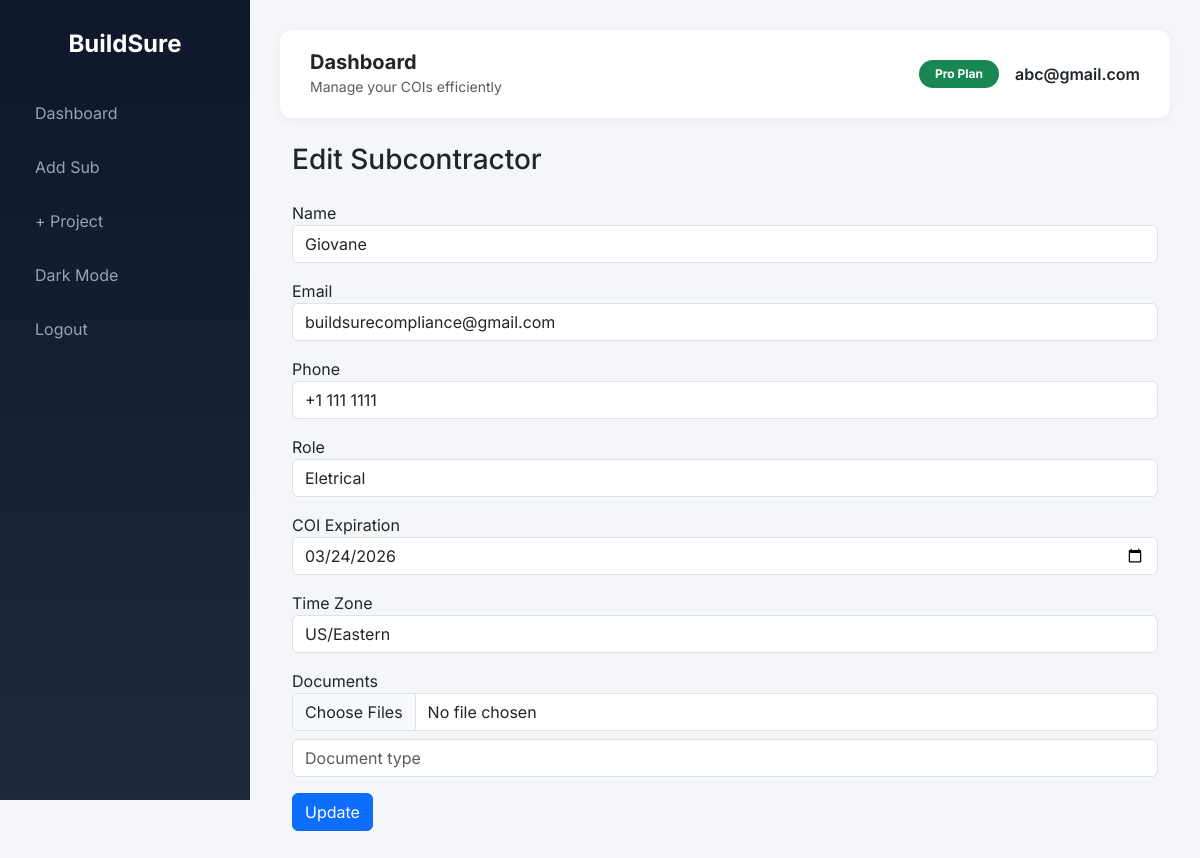
Page /edit_sub/1 (signed in) on the earlier database version.
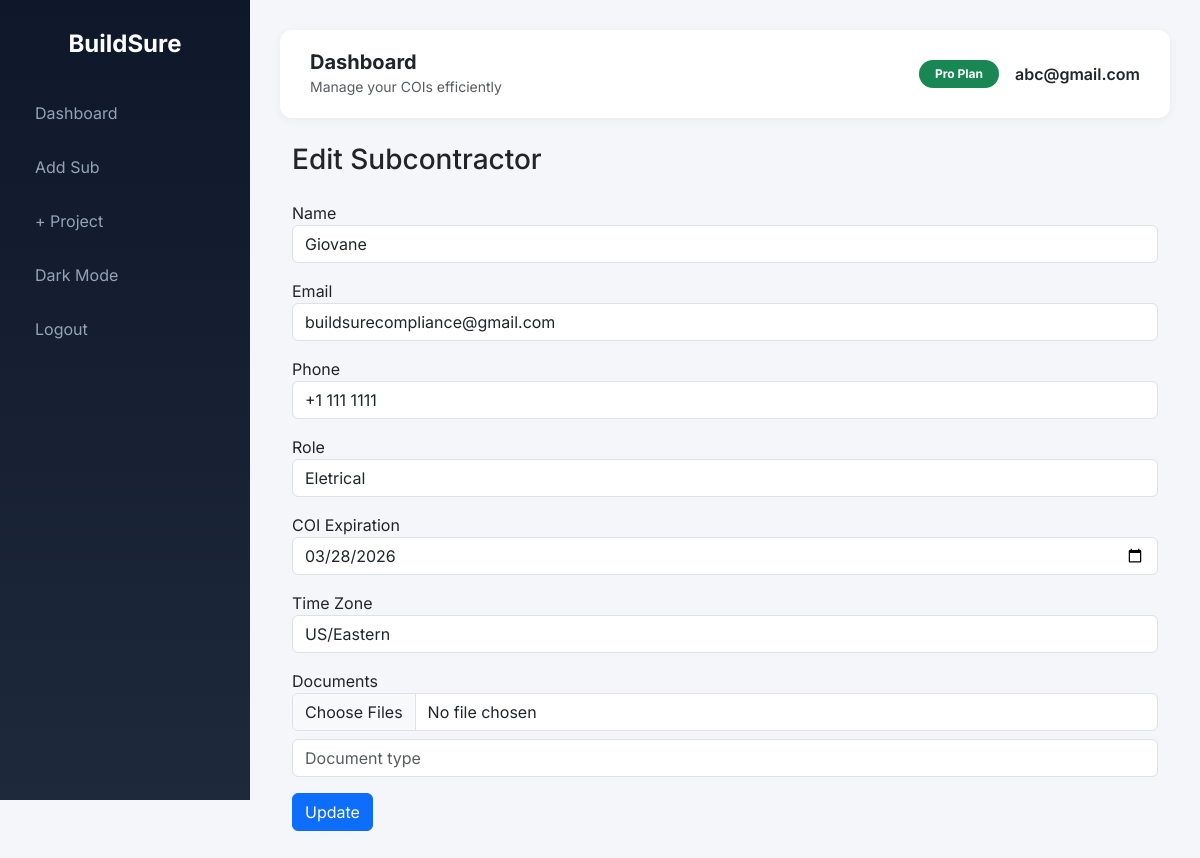
Same page on the later database version.
### main.py (models this page shows, shortened)
class Subcontractor(db.Model):
    __tablename__ = "subcontractor"
    id = db.Column(db.Integer, primary_key=True)
    user_id = db.Column(
        db.Integer,
        db.ForeignKey("user.id"),
        nullable=False,
        index=True
    )
    name = db.Column(
        db.String(150),
        nullable=False
    )
    email = db.Column(
        db.String(150),
        index=True
    )
    phone = db.Column(db.String(30))
    role = db.Column(db.String(100))
    timezone = db.Column(
        db.String(50),
        default="US/Eastern"
    )
    coi_expiration = db.Column(
        db.Date,
        index=True
    )
    last_reminder_sent = db.Column(db.DateTime)
    created_at = db.Column(
        db.DateTime,
        default=datetime.utcnow
    )
    documents = db.relationship(
        "Document",
        backref="sub",
        lazy="selectin",
        cascade="all, delete-orphan"
    )

### main.py (the view, shortened to what this page needs)
@app.route("/edit_sub/<int:id>", methods=["GET", "POST"])
@login_required
def edit_sub(id):
    sub = Subcontractor.query.filter_by(
        id=id,
        user_id=current_user.id
    ).first_or_404()
    return render_template("edit_sub.html", sub=sub)

### main.py (called while the page is built)
@login_manager.user_loader
def load_user(user_id):
    if not user_id:
        return None
    try:
        return db.session.get(User, int(user_id))
    except (ValueError, TypeError):
        return None

### templates/edit_sub.html (shortened to what this page needs)
{% extends "base.html" %}
{% block content %}
<h3 class="mb-4">{{ sub and "Edit" or "Add" }} Subcontractor</h3>
<form method="POST" enctype="multipart/form-data">
    <div class="mb-3">
        <label>Name</label>
        <input type="text" name="name" class="form-control" value="{{ sub.name if sub else '' }}" required>
    </div>
    <div class="mb-3">
        <label>Email</label>
        <input type="email" name="email" class="form-control" value="{{ sub.email if sub else '' }}">
    </div>
    <div class="mb-3">
        <label>Phone</label>
        <input type="text" name="phone" class="form-control" value="{{ sub.phone if sub else '' }}">
    </div>
    <div class="mb-3">
        <label>Role</label>
        <input type="text" name="role" class="form-control" value="{{ sub.role if sub else '' }}">
    </div>
    <div class="mb-3">
        <label>COI Expiration</label>
        <input type="date" name="coi_expiration" class="form-control" value="{{ sub.coi_expiration if sub else '' }}" required>
    </div>
    <div class="mb-3">
        <label>Time Zone</label>
        <input type="text" id="timezone" name="timezone" class="form-control" placeholder="Type to search timezone" value="{{ sub.timezone if sub else 'America/New_York' }}">
    </div>
    <div class="mb-3">
        <label>Documents</label>
        <input type="file" name="documents" multiple class="form-control">
        <input type="text" name="doc_type" class="form-control mt-2" placeholder="Document type">
    </div>
    <button class="btn btn-primary">{{ sub and "Update" or "Add" }}</button>
</form>
{% endblock %}

Differences in the rows shown:
changed Subcontractor "Giovane": coi_expiration "03/24/2026" → "03/28/2026"
